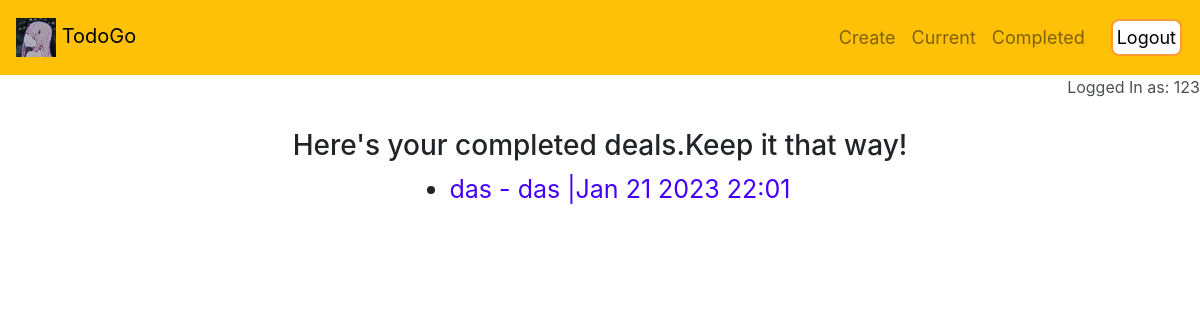
Before: /completed/ (signed in) with the older database file.
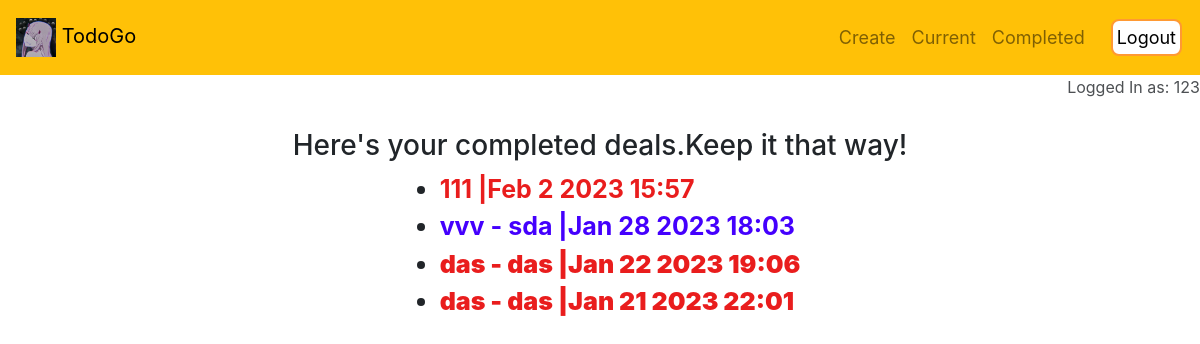
After: the same page with the newer database file.
### todo/models.py (models this page shows, shortened)
class Todo(models.Model):
    title = models.CharField(max_length=100)
    description = models.TextField(blank=True)
    date_created = models.DateTimeField(auto_now_add=True)
    date_completed = models.DateTimeField(null=True, blank=True)
    important = models.BooleanField(default=False)
    user = models.ForeignKey(User, on_delete=models.CASCADE, null=False)

### todo/views.py (the view)
# urls.py: path('completed/', views.completedtodos, name='completedtodos'),
@login_required
def completedtodos(request):
    todos = Todo.objects.filter(user=request.user, date_completed__isnull=False).order_by('-date_completed')
    return render(request, 'todo/completedtodos.html', {'todos':todos})

### todo/templates/todo/completedtodos.html
{% extends 'todo/base.html' %}
{% block content %}
<h3 class="currentcenter">Here's your completed deals.Keep it that way!</h3>
<div class='currenttodos'>
    <ul style=" font-size: 25px;" >
        {% for todo in todos %}
        <li>
            {% if todo.important %}
                <b><a style="color: rgb(233, 29, 29);" href="{% url 'viewtodo' todo.id %}">{{ todo.title }}
            {% else %}
                <a style="color: rgb(68, 0, 253);" href="{% url 'viewtodo' todo.id %}">{{ todo.title }}
            {% endif %}
            {% if todo.description %} - {{ todo.description }}{% endif %}
                |{{ todo.date_completed|date:'M j Y H:i' }}</a>
        </li>
        {% endfor %}
    </ul>
{% endblock %}

### todo/templates/todo/base.html (shortened to what this page needs)
<!doctype html>
{% load static %}
<html lang="en">
  <head>
    <link rel="stylesheet" href="https://cdn.jsdelivr.net/npm/bootstrap@4.3.1/dist/css/bootstrap.min.css">
    <link rel="stylesheet" type="text/css" href="{% static 'todo/css/style.css' %}">
  </head>
  <body style="opacity:0.1; transition:.4s;">
<nav class="navbar bg-warning navbar-expand">
  <div class="container-fluid">
    <a style="color:black;" class="navbar-brand" href="{% url 'home' %}">
      <img src="{% static 'todo/22.jpg' %}" alt="" width="40" height="39" class="d-inline-block align-text-center">
        TodoGo
    </a>
  </div>
{% if user.is_authenticated %}
    <div class="navbar navbar-light">
        <div class="navbar-nav">
            <a class="nav-link ex" href="{% url 'createtodo' %}">Create</a>
            <a class="nav-link ex" href="{% url 'currenttodos' %}">Current</a>
            <a class="nav-link ex" href="{% url 'completedtodos' %}">Completed</a>
        </div>
    </div>
    <form action="{% url 'logoutuser' %}" method="post">
        <button type="submit" class="logoutbutton">Logout</button>
    </form>
{% else %}
    <a href="{% url 'signupuser' %}" class="nav-link" style="color: #424242">Sign Up</a>
    <a href="{% url 'loginuser' %}" class="nav-link" style="color: #424242">Login</a>
    {% endif %}
    <br>
    <br>
</nav>
{% if user.is_authenticated %}
<p style="text-align:right; opacity: 0.8;">Logged In as: {{ user.username }}</p>
{% endif %}
{% block content %} {% endblock %}
  </body>
</html>

### todo/static/todo/css/style.css (style rules this page uses)
.currentcenter { text-align: center; font-size: 28px; margin-top: 30px; }
div.currenttodos { text-align: center; font-size: 25px; transition-duration: 0.2s; }
div.currenttodos ul { display: inline-block; text-align: left; max-width: 70%; }
div.currenttodos ul a { text-decoration: none; }
.ex { font-size: large; text-decoration: none; transition-duration: 0.2s; }
.logoutbutton { border-radius: 8px; border: none; padding: 3px 4px; text-align: center; text-decoration: none; display: inline-block; font-size: 18px; margin: 4px 2px; transition-duration: 0.4s; cursor: pointer; transition-duration: 0.4s; background-color: white; color: black; border: 2.5px solid #ff9933; }

Changed rows visible on the page:
added Todo: title "111", date_completed "Feb 2 2023 15:57"
added Todo: title "vvv", description "sda", date_completed "Jan 28 2023 18:03"
now on this page (row edited): Todo: title "das", description "das", date_completed "Jan 22 2023 19:06"
changed Todo "Jan 21 2023 22:01": important False → True (drawn)
